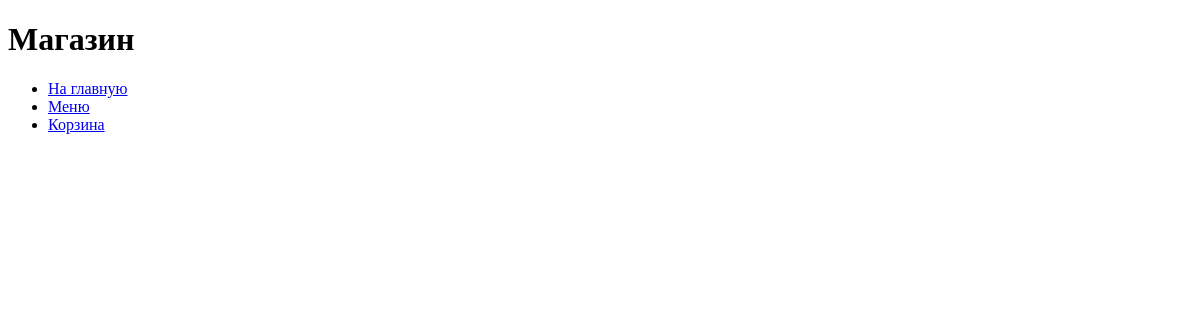
/market/market/, run on an earlier commit of the app's database.
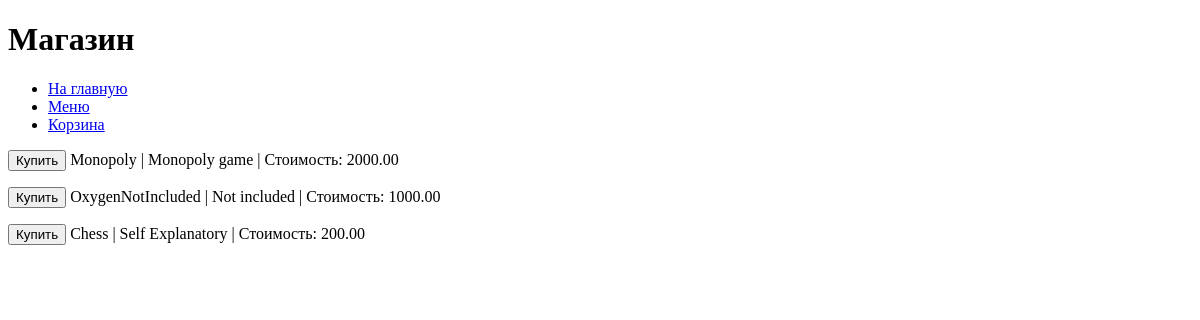
And on a later commit of the database.
### task1/models.py (models this page shows)
class Game(models.Model):
    title = models.CharField(max_length=100)
    cost = models.DecimalField(decimal_places=2, max_digits=20)
    size = models.DecimalField(decimal_places=2, max_digits=20)
    description = models.TextField()
    age_limited = models.BooleanField()
    buyer = models.ManyToManyField(Buyer, related_name='games')

### task1/views.py (the view)
# urls.py: path('market/market/', market),
def market(request):
    template_name = 'market.html'
    local_context = context
    local_context['title'] = 'Магазин'
    return render(request, template_name, local_context)

### templates/market/market.html
{% extends "base.html" %}
{% block pagename %}
<h1>Магазин</h1>
{% endblock %}
{% block menu %}
{{ block.super }}
{% endblock %}
{%block content %}
{{ block.super }}
{% endblock %}

### templates/market/base.html (shortened to what this page needs)
<!DOCTYPE html>
<html lang="en">
<head>
</head>
<body>
{% block pagename %}{% endblock %}
{%block menu %}
<ul>
    <li><a href="/market/menu">На главную</a></li>
    <li><a href="/market/market">Меню</a></li>
    <li><a href="/market/cart">Корзина</a></li>
</ul>
{% endblock %}
{% block content %}
{% for i in games %}
    <p>
        <button>{{ text_button_buy }}</button>
        {{ i.0 }} | {{ i.1 }} | Стоимость: {{ i.2 }}
    </p>
{% endfor %}
{% endblock %}
</body>
</html>

What changed in the data, as far as the page shows it:
added Game: text_button_buy "Купить", title "Monopoly", description "Monopoly game", cost "2000.00"
added Game: text_button_buy "Купить", title "OxygenNotIncluded", description "Not included", cost "1000.00"
added Game: text_button_buy "Купить", title "Chess", description "Self Explanatory", cost "200.00"
